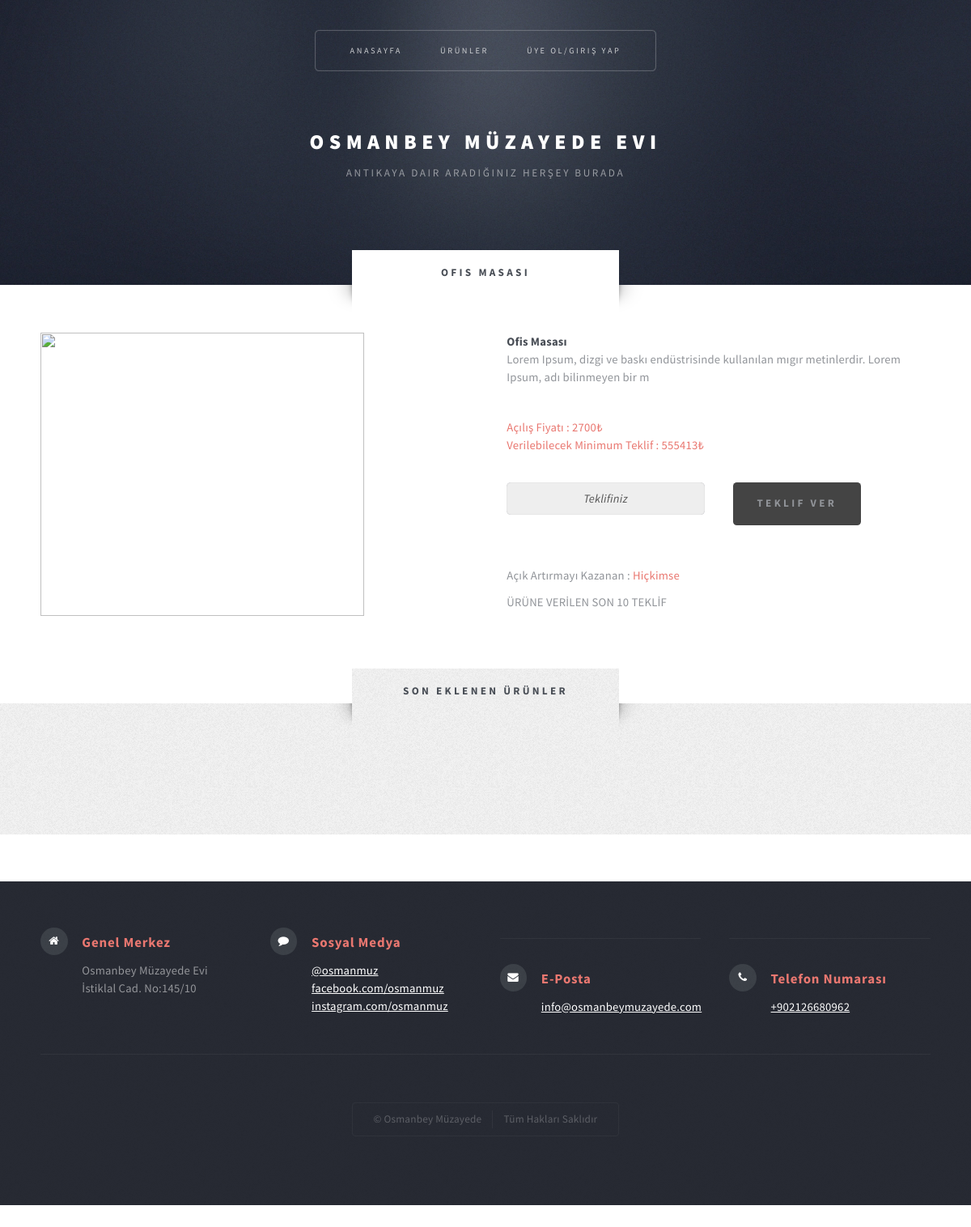
Screenshot of /urun_detay.php?no=15 with the database file from the repository.
### tables this page shows
CREATE TABLE IF NOT EXISTS `ayarlar` (
  `id` int(11) NOT NULL AUTO_INCREMENT,
  `ayaradi` varchar(20) NOT NULL,
  `ayaricerigi` varchar(45) NOT NULL,
  PRIMARY KEY (`id`)
);

### function.php (the view, shortened to what this page needs)
<?php
function sitebaslik()
{
	include("config.php");
	$query = $db->query("SELECT ayaricerigi FROM ayarlar WHERE ayaradi = 'sitebaslik'")->fetch(PDO::FETCH_ASSOC);
	if ( $query ){
		print $query["ayaricerigi"];
	}
}
function headerbaslik()
{
	include("config.php");
	$query = $db->query("SELECT ayaricerigi FROM ayarlar WHERE ayaradi = 'headerbaslik'")->fetch(PDO::FETCH_ASSOC);
	if ( $query ){
		print $query["ayaricerigi"];
	}
}
function headericerik()
{
	include("config.php");
	$query = $db->query("SELECT ayaricerigi FROM ayarlar WHERE ayaradi = 'headericerik'")->fetch(PDO::FETCH_ASSOC);
	if ( $query ){
		print $query["ayaricerigi"];
	}
}
function adresyaz()
{
	include("config.php");
	$query = $db->query("SELECT ayaricerigi FROM ayarlar WHERE ayaradi = 'adres'")->fetch(PDO::FETCH_ASSOC);
	if ( $query ){
		print $query["ayaricerigi"];
	}
}
function epostayaz()
{
	include("config.php");
	$query = $db->query("SELECT ayaricerigi FROM ayarlar WHERE ayaradi = 'eposta'")->fetch(PDO::FETCH_ASSOC);
	if ( $query ){
		print $query["ayaricerigi"];
	}
}
function telefonyaz()
{
	include("config.php");
	$query = $db->query("SELECT ayaricerigi FROM ayarlar WHERE ayaradi = 'telefon'")->fetch(PDO::FETCH_ASSOC);
	if ( $query ){
		print $query["ayaricerigi"];
	}
}
?>

### assets/css/main.css (style rules this page uses)
html, body, div, span, applet, object, iframe, h1, h2, h3, h4, h5, h6, p, blockquote, pre, a, abbr, acronym, address, big, cite, code, del, dfn, em, img, ins, kbd, q, s, samp, small, strike, strong, sub, sup, tt, var, b, u, i, center, dl, dt, dd, ol, ul, li, fieldset, form, label, legend, table, caption, tbody, tfoot, thead, tr, th, td, article, aside, canvas, details, embed, figure, figcaption, footer, header, hgroup, menu, nav, output, ruby, section, summary, time, mark, audio, video { margin: 0; padding: 0; border: 0; font-size: 100%; font: inherit; vertical-align: baseline; }
body { line-height: 1; }
body { -webkit-text-size-adjust: none; }
html { box-sizing: border-box; }
*, *:before, *:after { box-sizing: inherit; }
body, input, textarea, select { font-family: 'Source Sans Pro', sans-serif; font-weight: 400; color: #919499; font-size: 14pt; line-height: 1.75em; letter-spacing: 0.025em; }
@media screen and (max-width: 1680px) { body, input, textarea, select { font-size: 12pt; } }
@media screen and (max-width: 1280px) { body, input, select, textarea { font-size: 11pt; line-height: 1.5em; letter-spacing: 0.015em; } }

### rows the page displays
ayarlar: ayaricerigi "OSMANBEY MÜZAYEDE EVI"
ayarlar: ayaricerigi "ANTIKAYA DAIR ARADIĞINIZ HERŞEY BURADA"
ayarlar: ayaricerigi "Osmanbey Müzayede Evi İstiklal Cad. No:145/10"
ayarlar: ayaricerigi "info@osmanbeymuzayede.com"
ayarlar: ayaricerigi "+902126680962"
ayarlar: ayaricerigi "Osmanbey Müzayede"

### other values shown
$query["urunbaslik"] "OFIS MASASI"
$query["urunbaslik"] "Ofis Masası"
$query["urunaciklama"] "Lorem Ipsum, dizgi ve baskı endüstrisinde kullanılan mıgır metinlerdir. Lorem Ipsum, adı bilinmeyen bir m"
$query["acilis"] "2700"
$minteklif+1 "555413"
$queryyy["adsoyad"] "Hiçkimse"
